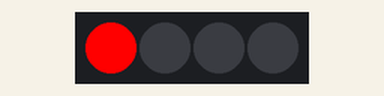
Bench run of a program on a simulated BBC micro:bit running MicroPython. Parts: 4 RGB LEDs in strip order, left to right. Dim RGB values are drawn brighter than linear.

Above: at 0.05 s.
At 1.25 s:
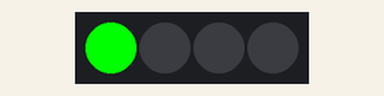
At 1.76 s:
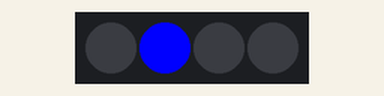
At 3.57 s:
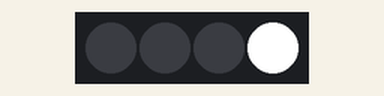
At 5.88 s:
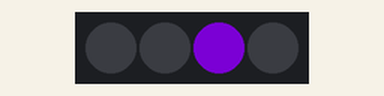
At 8.19 s:
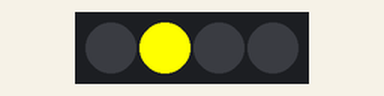
Timing chart, 0 to 8.5 s (numbered marks = the images above):
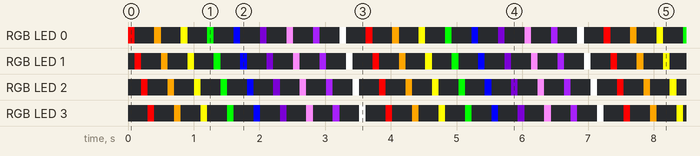

Measured:
- by itself, everything shown: repeats every 3.6 s, in 36 steps

The program:

microbit-4_WS2812_RGB_lights-2.py
```python
from microbit import *
import neopixel

np = neopixel.NeoPixel(pin7, 4)

while True:
    for index in range(0, 4):
        np.clear()
        np[index] = (255, 0, 0)
        np.show()
        sleep(100)
    for index1 in range(0, 4):
        np.clear()
        np[index1] = (255, 165, 0)
        np.show()
        sleep(100)
    for index2 in range(0, 4):
        np.clear()
        np[index2] = (255, 255, 0)
        np.show()
        sleep(100)
    for index3 in range(0, 4):
        np.clear()
        np[index3] = (0, 255, 0)
        np.show()
        sleep(100)
    for index4 in range(0, 4):
        np.clear()
        np[index4] = (0, 0, 255)
        np.show()
        sleep(100)
    for index5 in range(0, 4):
        np.clear()
        np[index5] = (75, 0, 130)
        np.show()
        sleep(100)
    for index6 in range(0, 4):
        np.clear()
        np[index6] = (238, 130, 238)
        np.show()
        sleep(100)
    for index7 in range(0, 4):
        np.clear()
        np[index7] = (160, 32, 240)
        np.show()
        sleep(100)
    for index8 in range(0, 4):
        np.clear()
        np[index8] = (255, 255, 255)
        np.show()
        sleep(100)
```
